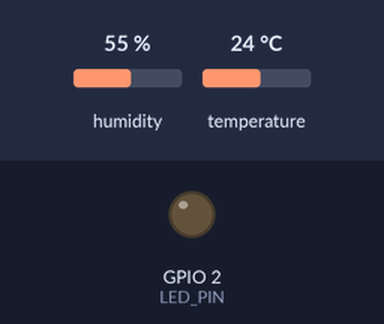
This sketch was run on a simulated ESP32. On the bench: output pins drawn as LEDs (lit = HIGH). The test bench sets the inputs (shaded band); at power-on: temperature 24 °C, humidity 55 %. WiFi joins after 1.5 s; servers stay silent unless stated; random numbers use the default seed unless the sketch sets one; no MQTT or app messages arrive unless stated; what the sketch prints to the serial monitor is not drawn.

Above: at 2.7 s.
2.8 s: temperature set to 29.4 °C
7.7 s: temperature set to 30.5 °C
At 10.7 s:
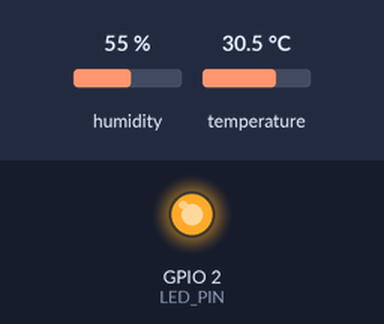
12.6 s: temperature set to 12 °C
At 15.0 s:
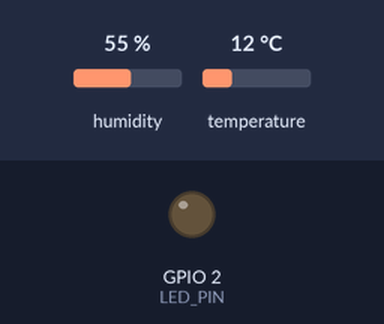
17.5 s: temperature set to 33 °C
At 19.4 s:
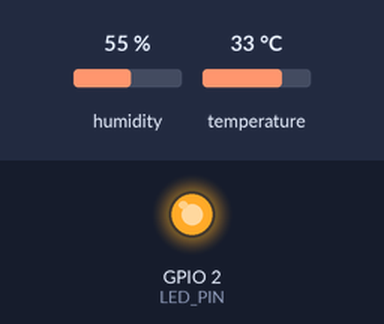
Timing chart, 0 to 20.9 s (numbered marks = the images above; inputs shaded):
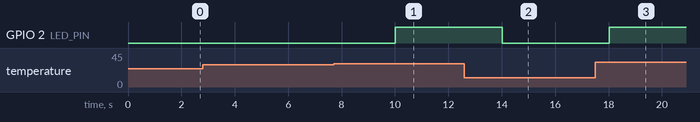

The sketch:

sketch.ino
```cpp
#include <WiFi.h>
#include <PubSubClient.h>
#include "DHT.h"

// Configurações do Sensor DHT22 e LED (Baseado na sua Figura 5)
#define DHTPIN 15     // Pino de dados do DHT22 (ajuste se estiver em outro)
#define DHTTYPE DHT22
#define LED_PIN 2     // Pino do LED

DHT dht(DHTPIN, DHTTYPE);

// Configurações do Wi-Fi do Wokwi
const char* ssid = "Wokwi-GUEST";
const char* password = "";

// Configurações do Broker MQTT (Usando o EMQX Público que roda liso no Wokwi)
const char* mqtt_server = "broker.hivemq.com";
const int mqtt_port = 1883;

// Tópicos ÚNICOS para o seu projeto (mudei para incluir seu RA/Nome e evitar interferência)
const char* topic_temp = "mackenzie/eric10441410/temperatura";
const char* topic_status = "mackenzie/eric10441410/status";

WiFiClient espClient;
PubSubClient client(espClient);

unsigned long lastMsg = 0;

void setup_wifi() {
  delay(10);
  Serial.println();
  Serial.print("Conectando em ");
  Serial.println(ssid);

  WiFi.mode(WIFI_STA);
  WiFi.begin(ssid, password);

  while (WiFi.status() != WL_CONNECTED) {
    delay(500);
    Serial.print(".");
  }

  Serial.println("");
  Serial.println("Wi-Fi conectado!");
  Serial.print("Endereço IP: ");
  Serial.println(WiFi.localIP());
}

void reconnect() {
  while (!client.connected()) {
    Serial.print("Tentando conexão MQTT...");
    // Cria um ID de cliente único
    String clientId = "ESP32Client-Eric-";
    clientId += String(random(0, 0xffff), HEX);

    if (client.connect(clientId.c_str())) {
      Serial.println("Conectado ao Broker!");
      client.publish(topic_status, "Sistema Inicializado");
    } else {
      Serial.print("Falhou, rc=");
      Serial.print(client.state());
      Serial.println(" Tentando novamente em 5 segundos");
      delay(5000);
    }
  }
}

void setup() {
  pinMode(LED_PIN, OUTPUT);
  Serial.begin(115200);
  setup_wifi();
  client.setServer(mqtt_server, mqtt_port);
  dht.begin();
}

void loop() {
  if (!client.connected()) {
    reconnect();
  }
  client.loop();

  unsigned long now = millis();
  // Faz a leitura e o envio a cada 2 segundos
  if (now - lastMsg > 2000) {
    lastMsg = now;

    float t = dht.readTemperature();
    float h = dht.readHumidity();

    if (isnan(t) || isnan(h)) {
      Serial.println("Falha ao ler o sensor DHT22!");
      return;
    }

    Serial.print("Temperatura: ");
    Serial.print(t);
    Serial.print(" *C | Umidade: ");
    Serial.print(h);
    Serial.println(" %");

    // Lógica do LED e Envio das Mensagens MQTT
    if (t > 30.0) {
      digitalWrite(LED_PIN, HIGH);
      client.publish(topic_status, "ALERTA: LED ACESO - Temp acima de 30C");
    } else {
      digitalWrite(LED_PIN, LOW);
      client.publish(topic_status, "STATUS: Normal - LED Desligado");
    }

    // Envia o valor exato da temperatura
    char tempString[8];
    dtostrf(t, 1, 2, tempString);
    client.publish(topic_temp, tempString);
  }
}
```

Measured:
- the behaviour switches between 30 and 30.1 °C on temperature (found by bisection; images 0 and 1)
- after the input at 2.8 s, every drawn part: stays the same
- after the input at 7.7 s, GPIO 2 (LED_PIN): LOW → HIGH after 2.3 s
- after the input at 12.6 s, GPIO 2 (LED_PIN): HIGH → LOW after 1.4 s
- after the input at 17.5 s, GPIO 2 (LED_PIN): LOW → HIGH after 0.52 s
